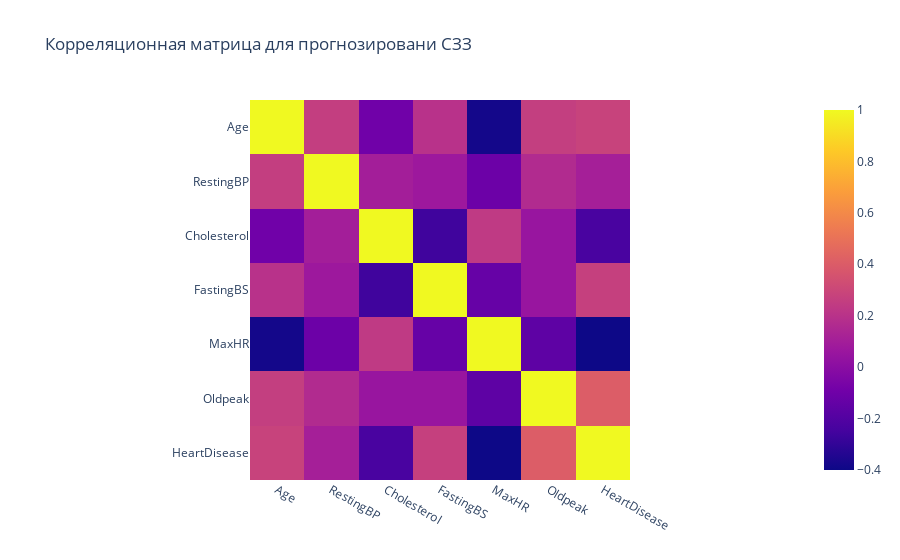

This figure's notebook cell:
### Markdown cell above
## Корреляционная матрица
### Необходимо удалить коррелированные переменные, чтобы улучшить вашу модель.Можно найти корреляции с помощью функции pandas “.corr()” и визуализировать корреляционную матрицу с помощью plotly express.
- Более светлые оттенки представляют положительную корреляцию
- Более темные оттенки представляют отрицательную корреляцию

### Code cell
px.imshow(df.corr(),title="Корреляционная матрица для прогнозировани СЗЗ")

### Figure 1 — Plotly figure (JSON) as saved in the notebook; plotly's stock layout.template omitted (floating-point values rounded to 4 significant figures)
{"data": [{"coloraxis": "coloraxis", "hovertemplate": "x: %{x}<br>y: %{y}<br>color: %{z}<extra></extra>", "name": "0", "type": "heatmap", "x": ["Age", "RestingBP", "Cholesterol", "FastingBS", "MaxHR", "Oldpeak", "HeartDisease"], "xaxis": "x", "y": ["Age", "RestingBP", "Cholesterol", "FastingBS", "MaxHR", "Oldpeak", "HeartDisease"], "yaxis": "y", "z": [[1, 0.2544, -0.09528, 0.198, -0.382, 0.2586, 0.282], [0.2544, 1, 0.1009, 0.07019, -0.1121, 0.1648, 0.1076], [-0.09528, 0.1009, 1, -0.261, 0.2358, 0.05015, -0.2327], [0.198, 0.07019, -0.261, 1, -0.1314, 0.0527, 0.2673], [-0.382, -0.1121, 0.2358, -0.1314, 1, -0.1607, -0.4004], [0.2586, 0.1648, 0.05015, 0.0527, -0.1607, 1, 0.404], [0.282, 0.1076, -0.2327, 0.2673, -0.4004, 0.404, 1]]}], "layout": {"coloraxis": {"colorscale": [[0, "#0d0887"], [0.1111, "#46039f"], [0.2222, "#7201a8"], [0.3333, "#9c179e"], [0.4444, "#bd3786"], [0.5556, "#d8576b"], [0.6667, "#ed7953"], [0.7778, "#fb9f3a"], [0.8889, "#fdca26"], [1, "#f0f921"]]}, "title": {"text": "Корреляционная матрица для прогнозировани СЗЗ"}, "xaxis": {"anchor": "y", "constrain": "domain", "domain": [0, 1], "scaleanchor": "y"}, "yaxis": {"anchor": "x", "autorange": "reversed", "constrain": "domain", "domain": [0, 1]}}}
